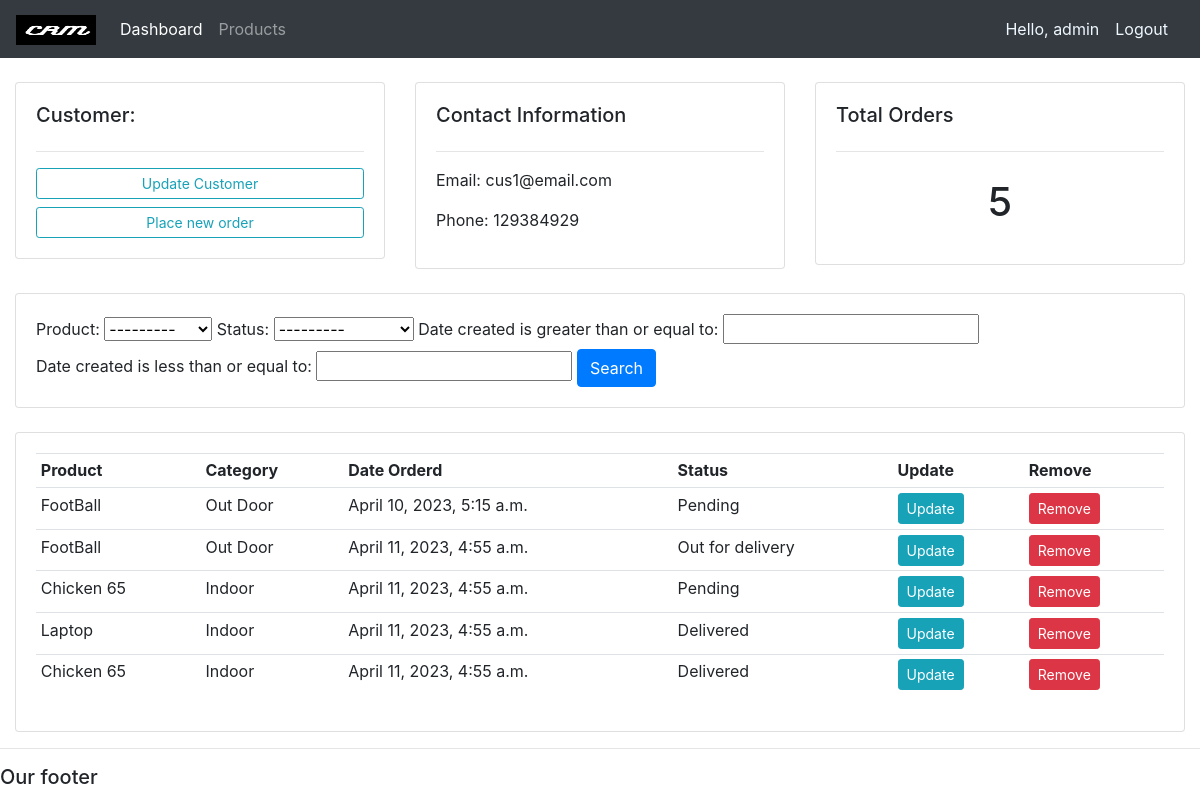
The app's page /customer/1/ (signed in) with its own data.
### crm_app/models.py (models this page shows, shortened)
class Customer(models.Model):
	user = models.OneToOneField(User, null=True, blank=True, on_delete=models.CASCADE)
	name = models.CharField(max_length=200, null=True)
	phone = models.CharField(max_length=200, null=True)
	email = models.CharField(max_length=200, null=True)
	profile_pic = models.ImageField(null=True,blank=True)
	date_created = models.DateTimeField(auto_now_add=True, null=True)

class Order(models.Model):
	STATUS = (
			('Pending', 'Pending'),
			('Out for delivery', 'Out for delivery'),
			('Delivered', 'Delivered'),
			)
	customer = models.ForeignKey(Customer, null=True, on_delete= models.SET_NULL)
	product = models.ForeignKey(Product, null=True, on_delete= models.SET_NULL)
	date_created = models.DateTimeField(auto_now_add=True, null=True)
	status = models.CharField(max_length=200, null=True, choices=STATUS)

class Product(models.Model):
	CATEGORY = (
			('Indoor', 'Indoor'),
			('Out Door', 'Out Door'),
			)
	name = models.CharField(max_length=200, null=True)
	price = models.FloatField(null=True)
	category = models.CharField(max_length=200, null=True, choices=CATEGORY)
	description = models.CharField(max_length=200, null=True, blank=True)
	date_created = models.DateTimeField(auto_now_add=True, null=True)
	tags = models.ManyToManyField(Tag)
	def __str__(self):
		return self.name

### crm_app/decorators.py (the view)
        def wrapper_func(request, *args, **kwargs):
            group = None
            if request.user.groups.exists():
                group = request.user.groups.all()[0].name
            if group in allowed_roles:
                return func(request,*args,**kwargs)
            else:
                return HttpResponse('You are not authorized to view this page')

### crm_app/views.py (called while the page is built)
@login_required(login_url='login')
@allowed_users(allowed_roles=['admin'])
def customer(request,pk_test):
	customer = Customer.objects.get(id=pk_test)
	orders = customer.order_set.all()
	order_count = orders.count()
	myfilter = OrderFilter(request.GET,queryset=orders)
	orders = myfilter.qs
	context = {'customer':customer,'orders':orders,'order_count':order_count,'myfilter':myfilter}
	return render(request, 'crm_app/customer.html',context)

### templates/crm_app/customer.html
{%  extends 'crm_app/main.html' %}
{% block content %}
	<br>
<div class="row">
	<div class="col-md">
		<div class="card card-body">
			<h5>Customer:</h5>
			<hr>
			<a class="btn btn-outline-info  btn-sm btn-block" href="{% url 'update_customer' customer.id %}">Update Customer</a>
			<a class="btn btn-outline-info  btn-sm btn-block" href="{% url 'create_order' %}">Place new order </a>
		</div>
	</div>
	<div class="col-md">
		<div class="card card-body">
			<h5>Contact Information</h5>
			<hr>
			<p>Email: {{customer.email}}</p>
			<p>Phone: {{customer.phone}} </p>
		</div>
	</div>
	<div class="col-md">
		<div class="card card-body">
			<h5>Total Orders</h5>
			<hr>
			<h1 style="text-align: center;padding: 10px">{{order_count}}</h1>
		</div>
	</div>
</div>
<br>
<div class="row">
	<div class="col">
		<div class="card card-body">
			<form method="get">
				{{myfilter.form}}
		    <button class="btn btn-primary" type="submit">Search</button>
		  </form>
		</div>
	</div>
</div>
<br>
<div class="row">
	<div class="col-md">
		<div class="card card-body">
			<table class="table table-sm">
				<tr>
					<th>Product</th>
					<th>Category</th>
					<th>Date Orderd</th>
					<th>Status</th>
					<th>Update</th>
					<th>Remove</th>
				</tr>
                {% for order in orders %}
               <tr> <td>{{order.product}}</td>
                    <td>{{order.product.category}}</td>
                    <td>{{order.date_created}}</td>
                    <td>{{order.status}}</td>
                    <td><a class="btn btn-sm btn-info" href="{% url 'update_order' order.id %}">Update</a></td>
                    <td><a class="btn btn-sm btn-danger" href="{% url 'delete_order' order.id %}">Remove</a></td>
                </tr>
                {% endfor %}
			</table>
		</div>
	</div>
</div>
{% endblock %}

### templates/crm_app/navbar.html (shortened to what this page needs)
{% load static %}
<nav class="navbar navbar-expand-lg navbar-dark bg-dark">
    <a class="navbar-brand" href="{% url 'home' %}"><img width="80" height="30" src="{% static 'images/CRM.png' %}" alt="crm logo"></a>
    <div class="collapse navbar-collapse" id="navbarNav">
      <ul class="navbar-nav">
      {% if request.user.is_staff %}
        <li class="nav-item active">
          <a class="nav-link" href="{% url 'home' %}">Dashboard</a>
        </li>
        <li class="nav-item">
          <a class="nav-link" href="{% url 'products'  %}">Products</a>
        </li>
        {% else %}
        <li class="nav-item">
          <a class="nav-link" href="{% url 'settings'  %}">Settings</a>
        </li>
        {% endif %}
      </ul>
    </div>
    <span style="color: aliceblue;">Hello, {{request.user}}</span>
    <span><a class="nav-item nav-link" style="color:aliceblue" href="{% url 'logout' %}">Logout</a></span>
  </nav>

### records on screen
Customer: email "cus1@email.com", phone "129384929"
Order: product "FootBall", product.category "Out Door", date_created "April 10, 2023, 5:15 a.m.", status "Pending"
Order: product "FootBall", product.category "Out Door", date_created "April 11, 2023, 4:55 a.m.", status "Out for delivery"
Order: product "Chicken 65", product.category "Indoor", date_created "April 11, 2023, 4:55 a.m.", status "Pending"
Order: product "Laptop", product.category "Indoor", date_created "April 11, 2023, 4:55 a.m.", status "Delivered"
Order: product "Chicken 65", product.category "Indoor", date_created "April 11, 2023, 4:55 a.m.", status "Delivered"

### other values on screen
{{ request.user }} "admin"
{{ order_count }} "5"
